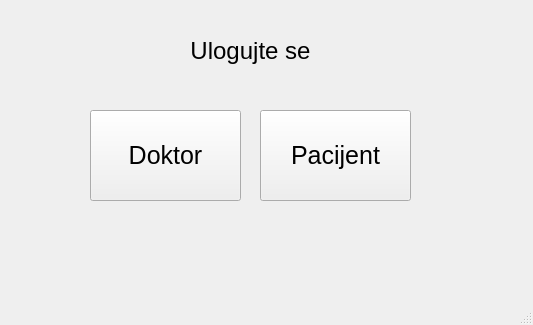
<?xml version="1.0" encoding="UTF-8"?>
<ui version="4.0">
 <class>LoginWIndow</class>
 <widget class="QMainWindow" name="LoginWIndow">
  <property name="geometry">
   <rect>
    <x>0</x>
    <y>0</y>
    <width>533</width>
    <height>325</height>
   </rect>
  </property>
  <property name="windowTitle">
   <string>Ambulanta</string>
  </property>
  <widget class="QWidget" name="centralwidget">
   <widget class="QPushButton" name="dugmePocetniDoktor">
    <property name="geometry">
     <rect>
      <x>90</x>
      <y>110</y>
      <width>151</width>
      <height>91</height>
     </rect>
    </property>
    <property name="font">
     <font>
      <pointsize>19</pointsize>
     </font>
    </property>
    <property name="text">
     <string>Doktor</string>
    </property>
   </widget>
   <widget class="QPushButton" name="dugmePocetniPacijent">
    <property name="geometry">
     <rect>
      <x>260</x>
      <y>110</y>
      <width>151</width>
      <height>91</height>
     </rect>
    </property>
    <property name="font">
     <font>
      <pointsize>19</pointsize>
     </font>
    </property>
    <property name="text">
     <string>Pacijent</string>
    </property>
   </widget>
   <widget class="QLabel" name="loginLabel">
    <property name="geometry">
     <rect>
      <x>180</x>
      <y>30</y>
      <width>141</width>
      <height>41</height>
     </rect>
    </property>
    <property name="font">
     <font>
      <pointsize>18</pointsize>
     </font>
    </property>
    <property name="text">
     <string>Ulogujte se</string>
    </property>
    <property name="alignment">
     <set>Qt::AlignCenter</set>
    </property>
   </widget>
  </widget>
  <widget class="QStatusBar" name="statusbar"/>
 </widget>
 <resources/>
 <connections/>
</ui>
